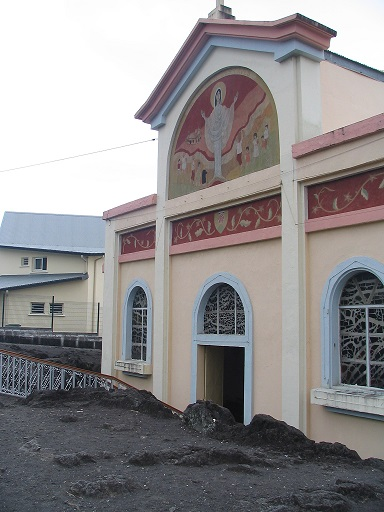
//> input picture Demo3/DemoBase/104300.jpg, 384 x 512 px
$ ./main   (built with g++ and OpenCV 4)
//> lines starting //> are read from the running program, lines starting //| are printed output that depends on the picture
#include<opencv2/opencv.hpp>
#include<iostream>
#include<math.h>
#include<opencv2/xfeatures2d.hpp>

using namespace cv;
using namespace std;
using namespace cv::xfeatures2d;

Mat src;
int main(int argc, char** argv)
{
	src = imread("C:\\Users\\HCK\\Pictures\\Saved Pictures\\104300.jpg", IMREAD_GRAYSCALE);
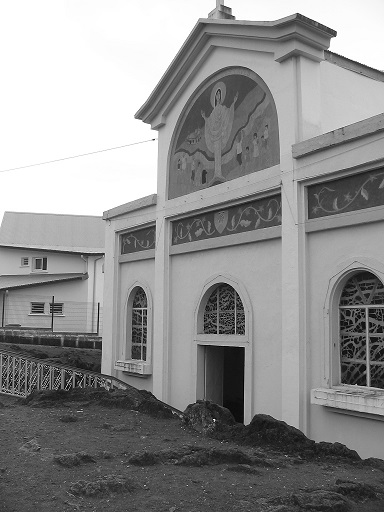
//> src: 512 rows x 384 cols, CV_8UC1; min 0, max 255, mean 143.3
	if (!src.data)
	{
		cout << "图片未找到" << endl;
		return -1;
	}
	imshow("input title", src);
	int numfeature = 400;
	Ptr<SIFT>detector = SIFT::create(numfeature);//与SURF一样，剩余的取默认值
	vector<KeyPoint>keypoints;
	detector->detect(src, keypoints, Mat());
//> keypoints = 400 keypoints; strongest (x, y, size): (333, 33, 4.8), (304, 37, 32.3), (329, 49, 2), (230, 9, 2.3)
	Mat resultImg;
	drawKeypoints(src, keypoints, resultImg, Scalar::all(-1), DrawMatchesFlags::DEFAULT);
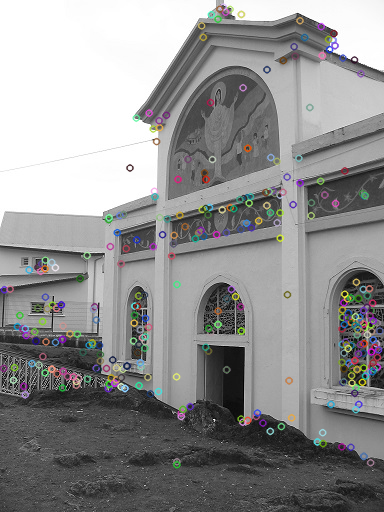
//> resultImg: 512 rows x 384 cols, CV_8UC3; mean B, G, R 144.4, 144.4, 144.5
	imshow("SIFT keypoint", resultImg);
	waitKey(0);
	return 0;


}

$ run again, with Demo3/DemoBase/102900.jpg copied over Demo3/DemoBase/104300.jpg
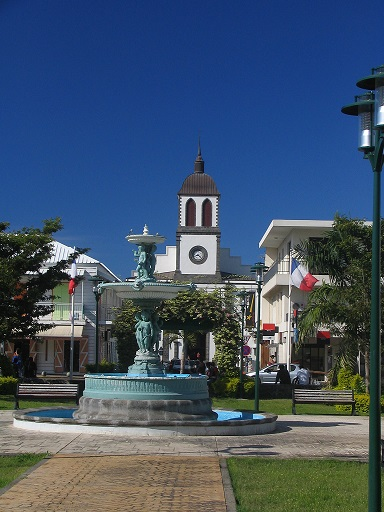
//> input picture Demo3/DemoBase/102900.jpg, 384 x 512 px
//> `src = imread("C:\\Users\\HCK\\Pictures\\Saved Pictures\\104300.jpg", I..`:
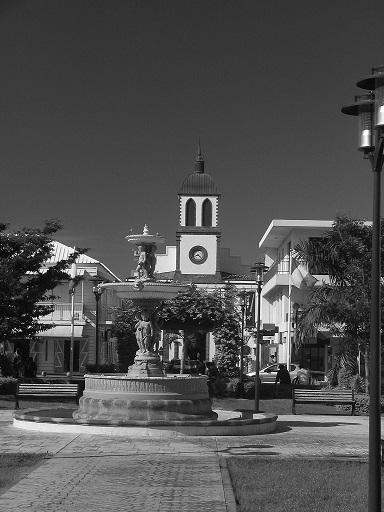
//> src: 512 rows x 384 cols, CV_8UC1; min 0, max 255, mean 80.5
//> keypoints = 400 keypoints; strongest (x, y, size): (27, 272, 2.1), (31, 273, 1.9), (257, 294, 1.9), (35, 273, 1.9)
//> `drawKeypoints(src, keypoints, resultImg, Scalar::all(-1), DrawMatchesF..`:
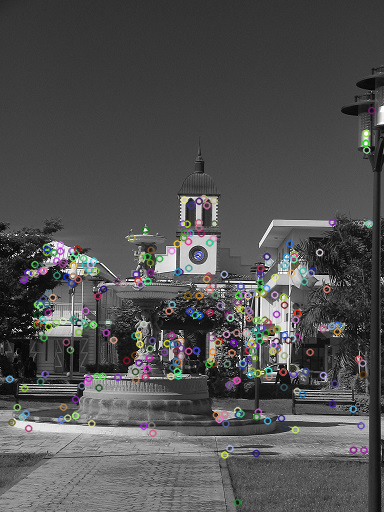
//> resultImg: 512 rows x 384 cols, CV_8UC3; mean B, G, R 81.3, 81.2, 81.4

$ run again, with Demo3/DemoBase/102901.jpg copied over Demo3/DemoBase/104300.jpg
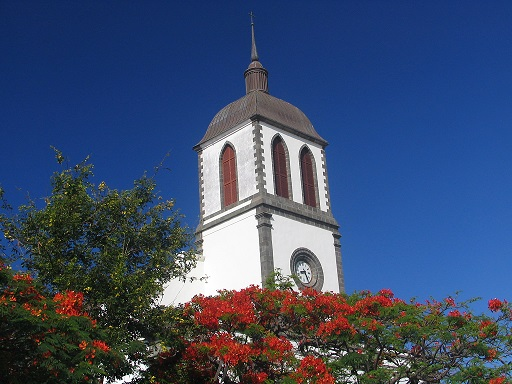
//> input picture Demo3/DemoBase/102901.jpg, 512 x 384 px
//> `src = imread("C:\\Users\\HCK\\Pictures\\Saved Pictures\\104300.jpg", I..`:
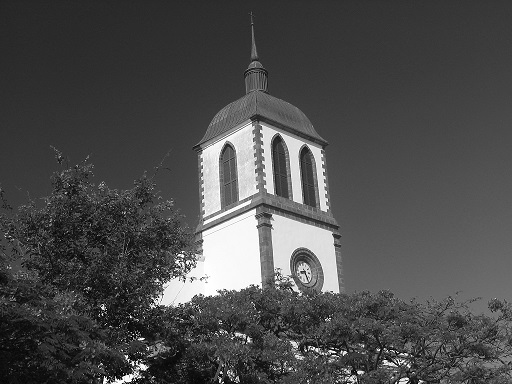
//> src: 384 rows x 512 cols, CV_8UC1; min 0, max 255, mean 75.8
//> keypoints = 401 keypoints; strongest (x, y, size): (127, 356, 2.1), (359, 372, 3), (144, 367, 4.3), (103, 308, 2.2)
//> `drawKeypoints(src, keypoints, resultImg, Scalar::all(-1), DrawMatchesF..`:
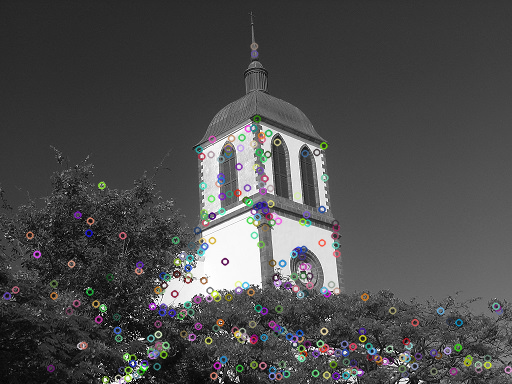
//> resultImg: 384 rows x 512 cols, CV_8UC3; mean B, G, R 76.7, 76.6, 76.6

$ run again, with Demo3/DemoBase/103000.jpg copied over Demo3/DemoBase/104300.jpg
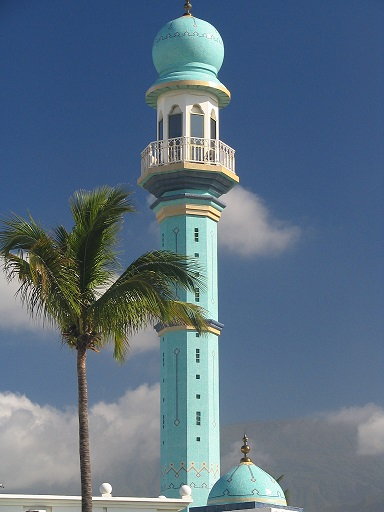
//> input picture Demo3/DemoBase/103000.jpg, 384 x 512 px
//> `src = imread("C:\\Users\\HCK\\Pictures\\Saved Pictures\\104300.jpg", I..`:
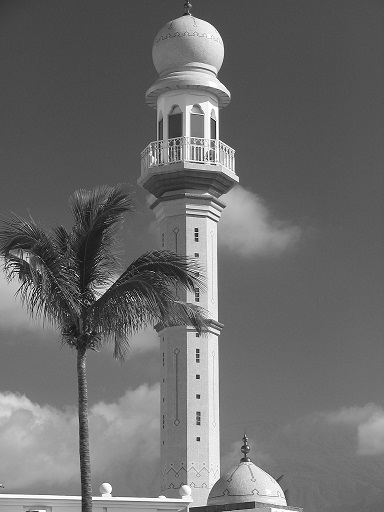
//> src: 512 rows x 384 cols, CV_8UC1; min 0, max 255, mean 107.5
//> keypoints = 362 keypoints; strongest (x, y, size): (198, 439, 2.7), (198, 377, 2.9), (198, 396, 2.8), (196, 230, 2.6)
//> `drawKeypoints(src, keypoints, resultImg, Scalar::all(-1), DrawMatchesF..`:
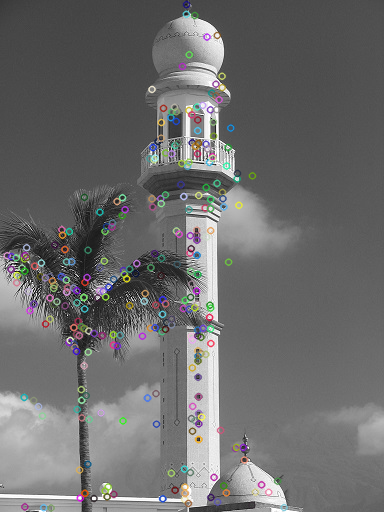
//> resultImg: 512 rows x 384 cols, CV_8UC3; mean B, G, R 107.7, 107.7, 107.8
